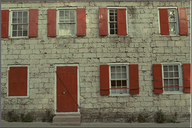
#> input picture images/kodim01.png, 192 x 128 px
$ python main.py
#> lines starting #> are read from the running program, lines starting #| are printed output that depends on the picture; long printed decimals are rounded
### functions.py
from PIL import Image
import numpy


# function that makes a bayer array from a given image
def add_bayer_filter():
    image_array = numpy.array(Image.open(r"images/kodim01.png"))  # image array
#> image_array is the input picture: shape (128, 192, 3); mean R, G, B 119.9, 108.8, 88.5
    w, h, c = image_array.shape
#> w = 128; h = 192; c = 3
    result_array = numpy.zeros((w, h, c), dtype=numpy.uint8)  # image array with zeros
    '''

    Chosen bayer pattern:
            R  G1
            G2  B

    '''
    # Red
    result_array[::2, ::2, 0] = image_array[::2, ::2, 0]  # adds just the red values to the zero array
    # Blue
    result_array[1::2, 1::2, 2] = image_array[1::2, 1::2, 2]  # adds the blue values
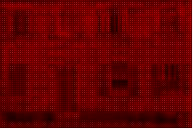
#> result_array: shape (128, 192, 3); mean R, G, B 30, 0, 22.1
    # Green 1
    result_array[::2, 1::2, 1] = image_array[::2, 1::2, 1]  # adds the green 1 values
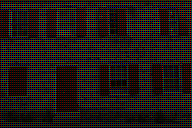
#> result_array: shape (128, 192, 3); mean R, G, B 30, 27.2, 22.1
    # Green 2
    result_array[1::2, ::2, 1] = image_array[1::2, ::2, 1]  # adds the green 2 values
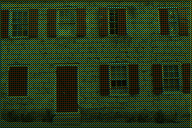
#> result_array: shape (128, 192, 3); mean R, G, B 30, 54.4, 22.1
    return result_array, image_array


# function for computing the bilinear interpolation (bi) in 3x3 range
def bilinear_interpolation(bayer_array):
    result_array = bayer_array.copy()
    w, h, c = bayer_array.shape
    # for cycles to iterate through the pixels w = number of rows, h = number of columns
    for i in range(w):
        for j in range(h):
            current = current_pixel(i, j)
            # bi for a red and a blue pixel is equivalent
            if current == "R" or current == "B":
                result_array[i, j] = bi_red_blue_pixel(bayer_array, w, h, i, j, current)
            else:
                result_array[i, j] = bi_green_pixel(bayer_array, w, h, i, j, current)
    return result_array


# function to determine the RGB value of a red or a blue pixel
def bi_red_blue_pixel(bayer_array, w, h, i, j, current):
    # coordinates are the same for both calculations
    G_value_for_RB = [(0, -1), (0, 1), (-1, 0), (1, 0)]
    RB_value_for_RB = [(-1, -1), (-1, 1), (1, 1), (1, -1)]
    g_sum = 0
    rb_sum = 0
    n1 = 0
    n2 = 0
    # calculation of a green value
    for m, n in G_value_for_RB:
        if 0 <= i + m < w and 0 <= j + n < h:
            n1 += 1
            g_sum += bayer_array[i + m, j + n][1]
    # calculation of a red or a blue value depending on the current pixel
    for m, n in RB_value_for_RB:
        if 0 <= i + m < w and 0 <= j + n < h:
            n2 += 1
            if current == "R":
                rb_sum += bayer_array[i + m, j + n][2]
            elif current == "B":
                rb_sum += bayer_array[i + m, j + n][0]
    if current == "R":
        result = [bayer_array[i, j][0], g_sum / n1, rb_sum / n2]
    elif current == "B":
        result = [rb_sum / n2, g_sum / n1, bayer_array[i, j][2]]
    return result


# function to determine the RGB value of a green pixel
def bi_green_pixel(bayer_array, w, h, i, j, current):
    # coordinates for red and blue values also dependent on the current pixel
    R_G1_B_G2 = [(0, -1), (0, 1)]
    B_G1_R_G2 = [(-1, 0), (1, 0)]
    r_sum = 0
    b_sum = 0
    n1 = 0
    n2 = 0
    # computing the red value for a G1 pixel and the blue value for a G2 pixel
    for m, n in R_G1_B_G2:
        if 0 <= i + m < w and 0 <= j + n < h:
            n1 += 1
            if current == "G1":
                r_sum += bayer_array[i + m, j + n][0]
            elif current == "G2":
                b_sum += bayer_array[i + m, j + n][2]
    # computing the red value for a G2 pixel and the  blue value for a G1 pixel
    for m, n in B_G1_R_G2:
        if 0 <= i + m < w and 0 <= j + n < h:
            n2 += 1
            if current == "G1":
                b_sum += bayer_array[i + m, j + n][2]
            elif current == "G2":
                r_sum += bayer_array[i + m, j + n][0]
    if current == "G1":
        result = [r_sum / n1, bayer_array[i, j][1], b_sum / n2]
    elif current == "G2":
        result = [r_sum / n2, bayer_array[i, j][1], b_sum / n1]
    return result


# function to determine the current position
def current_pixel(i, j):
    """
        Chosen bayer pattern:
                R  G1
                G2  B
    """
    # done using modulo (depends on the "Chosen bayer pattern")
    if i % 2 == 0 and j % 2 == 0:
        current = "R"
    elif i % 2 == 1 and j % 2 == 1:
        current = "B"
    elif i % 2 == 0 and j % 2 == 1:
        current = "G1"
    elif i % 2 == 1 and j % 2 == 0:
        current = "G2"
    return current

### Malvar.py
import numpy as np
from functions import *

# coefficients from the Malvar demosaicing method
alpha = 1 / 2
beta = 5 / 8
gamma = 3 / 4


# function for the Malvar demosaicing method
def Malvar(bayer_array, w, h):
    result_array = bayer_array.copy()
    # iterating through the pixels of an image (w = num. of rows, h = num. of columns)
    for i in range(w):
        for j in range(h):
            current = current_pixel(i, j)
            # calculates the bilinear interpolation depending on the current pixel
            if current == "R" or current == "B":
                bi_int = bi_red_blue_pixel(bayer_array, w, h, i, j, current)
            else:
                bi_int = bi_green_pixel(bayer_array, w, h, i, j, current)
            # calculates the RGB values using the corresponding corrections
            if current == "R":
                r_correction = correction_R_loc(bayer_array, w, h, i, j)
                r_value = bi_int[0]
                g_value = bi_int[1] + r_correction
                b_value = bi_int[2] + r_correction
            elif current == "B":
                b_correction = correction_B_loc(bayer_array, w, h, i, j)
                bi_int = bi_red_blue_pixel(bayer_array, w, h, i, j, current)
                r_value = bi_int[0] + b_correction
                g_value = bi_int[1] + b_correction
                b_value = bi_int[2]
            else:
                g_correction = correction_G_loc(bayer_array, w, h, i, j)
                r_value = bi_int[0] + g_correction
                g_value = bi_int[1]
                b_value = bi_int[2] + g_correction
            # this stops overflowing of certain values
            r_value = np.clip(r_value, 0, 255)
            g_value = np.clip(g_value, 0, 255)
            b_value = np.clip(b_value, 0, 255)

            result_array[i, j] = [r_value, g_value, b_value]
    return result_array


# function for correcting values at the location of a red pixel
def correction_R_loc(bayer_array, w, h, i, j):
    # corresponding coordinates
    MN_values = [(0, -2), (0, 2), (-2, 0), (2, 0)]

    num_of_val = 0
    r_sum = 0
    # the method is equal to the bilinear interpolation (bi) just different coordinates
    for m, n in MN_values:
        if 0 <= i + m < w and 0 <= j + n < h:
            num_of_val += 1
            r_sum += bayer_array[i + m, j + n][0]
    r_gradient = bayer_array[i, j][0] - r_sum / num_of_val
    return alpha*r_gradient


# function for correcting values at the location of a blue pixel
def correction_B_loc(bayer_array, w, h, i, j):
    # corresponding coordinates
    MN_values = [(0, -2), (0, 2), (-2, 0), (2, 0)]

    num_of_val = 0
    b_sum = 0
    # the method is equal to the bi just different coordinates
    for m, n in MN_values:
        if 0 <= i + m < w and 0 <= j + n < h:
            num_of_val += 1
            b_sum += bayer_array[i + m, j + n][2]
    b_gradient = bayer_array[i, j][2] + -b_sum / num_of_val
    return gamma*b_gradient


# function for correcting values at the location of a green pixel
# we do not need to differentiate the green pixels because they have the same values of coordinates
def correction_G_loc(bayer_array, w, h, i, j):
    # corresponding coordinates
    MN_values_G = [(-1, -1), (-1, 1), (1, -1), (1, 1), (0, -2), (0, 2), (-2, 0), (2, 0)]

    num_of_val = 0
    g_sum = 0
    # the method is equal to the bi just different coordinates
    for m, n in MN_values_G:
        if 0 <= i + m < w and 0 <= j + n < h:
            num_of_val += 1
            g_sum += bayer_array[i + m, j + n][1]
    g_gradient = bayer_array[i, j][1] + -g_sum / num_of_val
    return beta*g_gradient

### main.py
import PIL
import numpy as np
from matplotlib import pyplot as plt
from functions import *
from Malvar import Malvar
from skimage.metrics import peak_signal_noise_ratio


if __name__ == '__main__':
    # getting the original and the bayer image
    bayer_array, original = add_bayer_filter()
    w, h, c = bayer_array.shape
#> w = 128; h = 192; c = 3
    r_Malvar = bayer_array.copy()
    r_bi = bayer_array.copy()
    # plotting the individual images (original, bayer, bilinear interpolation, Malvar interpolation)
    fig = plt.figure()
    ax = fig.add_subplot(1, 4, 1)
    img_plot = plt.imshow(original)
    ax = fig.add_subplot(1, 4, 2)
    img_plot = plt.imshow(bayer_array)
    result_bi = bilinear_interpolation(r_bi)  # comment this out for just the original, bayer and malvar image
#> the loop in bilinear_interpolation, `for i in range(w):` made 128 passes
#> after the loop in bilinear_interpolation, `for i in range(w):`:
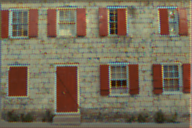
#> result_array: shape (128, 192, 3); mean R, G, B 119.9, 108.7, 88
    ax = fig.add_subplot(1, 4, 3)             # for it to work change the middle number to 3
    img_plot = plt.imshow(result_bi)
    result_Malvar = Malvar(r_Malvar, w, h)
#> after the loop in Malvar, `for i in range(w):`:
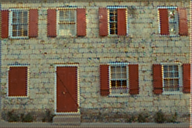
#> result_array: shape (128, 192, 3); mean R, G, B 119.7, 108.6, 87.9
    ax = fig.add_subplot(1, 4, 4)
    img_plot = plt.imshow(result_Malvar)
    # comment/uncomment these to show PSNR values of the interpolations

    print(peak_signal_noise_ratio(original, result_bi))
#| 26.249
    print(peak_signal_noise_ratio(original, result_Malvar))
#| 28.952

    plt.show()
    # plot for the absolute difference of the original and the Malvar image multiplied three times
    absdiff = 3*np.abs(original.astype(np.int8) - result_Malvar.astype(np.int8))
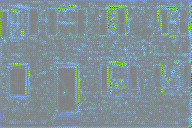
#> absdiff: shape (128, 192, 3) int8; mean R, G, B 17, 9.1, 17.4; drawn with min black and max white
    fig = plt.imshow(absdiff)
    plt.show()
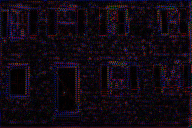
#> shown: shape (128, 192, 3); mean R, G, B 17.6, 9.1, 18.2
